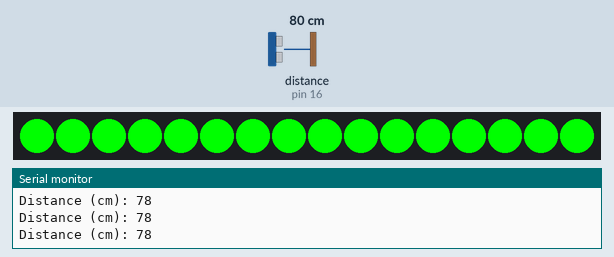
Simulated run of this sketch. Board: Arduino Uno, built with avr-gcc and run on an emulated ATmega328P. Shown: 16 RGB LEDs in strip order, left to right, the last lines printed to the serial monitor. Wiring (inferred from the names in the program): ultrasonic range finder: trigger pin 2; echo pin 16. Inputs (shaded band) come from the test bench; at power-on: distance to the obstacle (sensor on pin 16) 80 cm. The echo pulse lasts 58.3 µs per cm.

Above: at 1.2 s.
1.3 s: distance to the obstacle (sensor on pin 16) set to 23 cm
2.8 s: distance to the obstacle (sensor on pin 16) set to 19 cm
At 3.2 s:
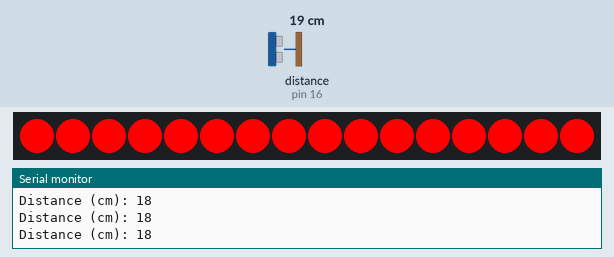
4.3 s: distance to the obstacle (sensor on pin 16) set to 35 cm
At 5.5 s:
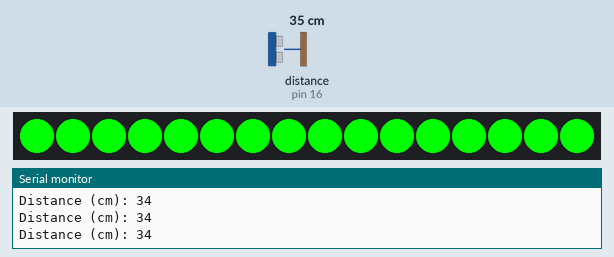
5.8 s: distance to the obstacle (sensor on pin 16) set to 2 cm
At 6.4 s:
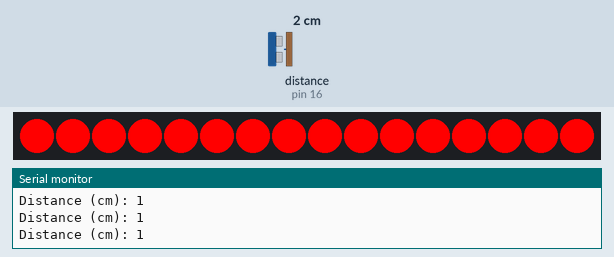
Timing chart, 0 to 8.3 s (numbered marks = the images above; inputs shaded):
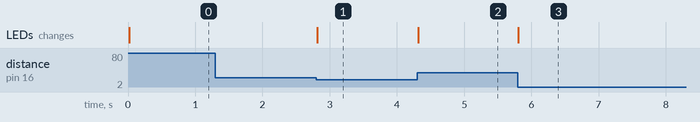

The sketch:

distanceToLEDs.ino
```cpp
#ifdef __AVR__
  #include <avr/power.h>
#endif

#include <FastLED.h>

// HC-SR04
#define TRIG_PIN 2
#define ECHO_PIN 16
#define MAX_DIST 50

// Neopixels
#define LED_PIN 0
#define NUM_LEDS 16

CRGB leds[NUM_LEDS]; // Define the array of leds

void setup() {
    pinMode(TRIG_PIN, OUTPUT); // Sets the TRIG_PIN as an Output
    pinMode(ECHO_PIN, INPUT); // Sets the ECHO_PIN as an Input

    FastLED.addLeds<NEOPIXEL, LED_PIN>(leds, NUM_LEDS);

    Serial.begin(115200); // Starts the serial communication
}

void loop() {
  int distance = measureDistance();
  Serial.print("Distance (cm): ");
  Serial.println(distance);

  // set LED colour based on 'thesholding'
  //
  CRGB color;
  int threshold = 20;
  int numLedsToLight = NUM_LEDS;
  if(distance < threshold){
    // set one colour for this threshold
    color = CRGB(255, 0, 0); // red
  }
  else{
    // set to other colour when not past threshold
    color = CRGB(0, 255, 0); // blue
  }

  // Set number of LEDs based on distance
  // "continuous"
  //
  // CRGB color(255, 0, 0); // red
  // int numLedsToLight = map(distance, 0, MAX_DIST, 0, NUM_LEDS);
  // Serial.print("Distance (normalized): ");
  // Serial.println(numLedsToLight);

  // Set HUE of LEDS based on distance
  //
  // int numLedsToLight = NUM_LEDS;
  // int max_val = 255; // we need a value between 0 and max_val
  // int hue = map(distance, 0, MAX_DIST, 0, max_val);
  // CHSV color(hue, 255, 255); // Hue, Saturation, Value

  // First, clear the existing led values
  FastLED.clear();
  for(int led = 0; led < numLedsToLight; led++) {
      leds[led] = color;
  }
  FastLED.show();

  delay(10);
}

int measureDistance(){
    // Clears the TRIG_PIN
    digitalWrite(TRIG_PIN, LOW);
    delayMicroseconds(2);

    // Sets the TRIG_PIN on HIGH state for 10 micro seconds
    digitalWrite(TRIG_PIN, HIGH);
    delayMicroseconds(10);
    digitalWrite(TRIG_PIN, LOW);

    // Reads the ECHO_PIN, returns the sound wave travel time in microseconds
    long duration = pulseIn(ECHO_PIN, HIGH);

    // Calculating the distance and return
    return (duration * 0.034/2);
}
```

Measured:
- the behaviour switches between 21 and 20 cm on distance to the obstacle (sensor on pin 16) (found by bisection; images 0 and 1)
- after the input at 2.8 s, the LEDs: change at once (image 1)
- after the input at 4.3 s, the LEDs: change at once (image 2)
- after the input at 5.8 s, the LEDs: change at once (image 3)
